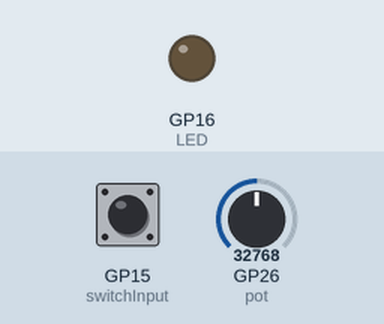
Simulated run of this program. Board: Raspberry Pi Pico running MicroPython. On the bench: output pins drawn as LEDs (lit = HIGH). The test bench sets the inputs (shaded band); at power-on: GP15 (switchInput) LOW, GP26 (pot) = 32768 (analog values on the 0–65535 scale).

Above: at 1.2 s.
1.3 s: GP15 (switchInput) pulled HIGH for 0.15 s
At 1.7 s:
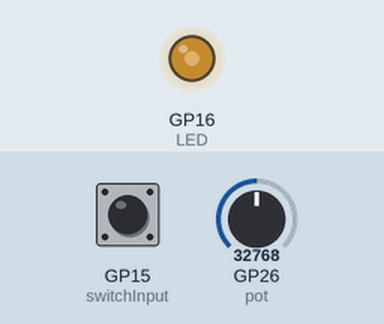
2.9 s: GP26 (pot) set to 45874
At 3.4 s:
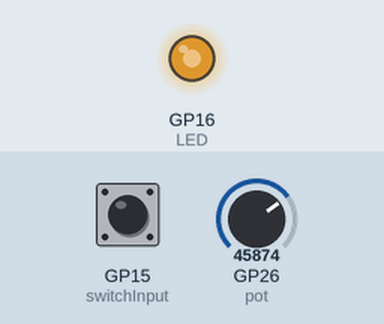
4.4 s: GP26 (pot) set to 57670
At 5.6 s:
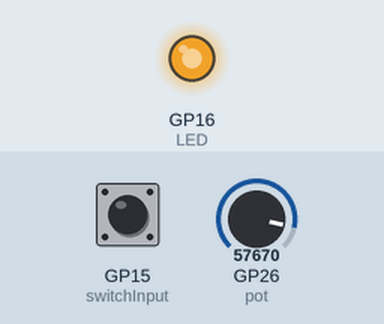
5.9 s: GP26 (pot) set to 7864
At 6.9 s:
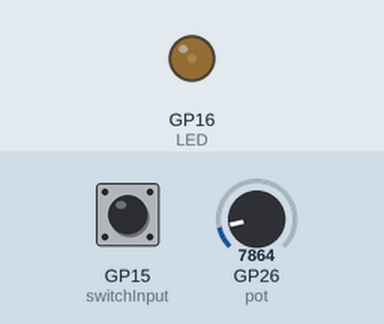
7.4 s: GP15 (switchInput) pulled HIGH for 1 s
At 8.8 s:
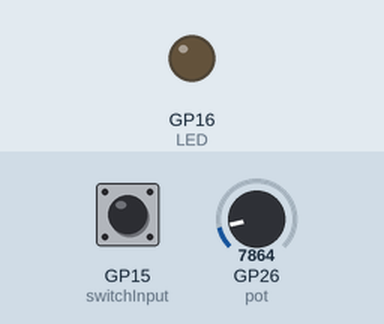
9.9 s: GP15 (switchInput) pulled HIGH for 3.2 s
At 13.6 s:
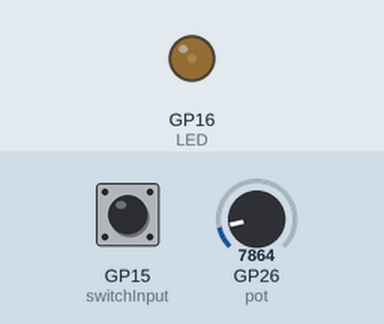
Timing chart, 0 to 15.1 s (numbered marks = the images above; inputs shaded):
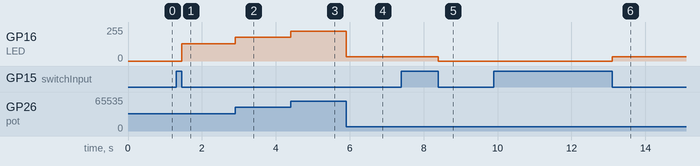

The program:

Experiment03.py
```python
'''
Kitronik Inventor's Kit Exp 3
Switch on and off an LED via an interrupt, and change its brightness in relation to a variable resistor input.

A switch is connected to 3V3 Out and GP15.
This triggers an interrupt on the falling edge (i.e. when it has been pressed and released).
The interrupt toggles a variable which is used to turn on or off the PWM output on GP16.

The LED brightness is controlled by PWM on GP16. The variable resistor is read into Analogue input A0,
and its value is transferred to the PWM output.
'''
import machine

switchInput = machine.Pin(15, machine.Pin.IN, machine.Pin.PULL_DOWN) # Setup GP15 as the button input pin
LED = machine.PWM(machine.Pin(16)) # Setup GP16 as the LED pin with a PWM output
pot = machine.ADC(26) # Setup the analogue (A0) on GP26 with a human-readable name

buttonState = False # This variable tracks the button clicks.

# This is the interrupt routine that is attached to GP15 and triggers when the button is released.
def switch_IRQHandler(pin):
    global buttonState
    buttonState = not(buttonState)

# Attach the interrupt routine to the switch input
switchInput.irq(trigger=machine.Pin.IRQ_FALLING, handler=switch_IRQHandler)

while True:
    potValue = pot.read_u16() # This variable reads the voltage that the potentiometer is adjusted to
    # Now decide what to do.
    if (buttonState): # Then we want to turn on the LED
        LED.duty_u16(potValue) # Turn the LED on to the value of the potentiometer
    else:
        LED.duty_u16(0) # Turn the LED off
```

Measured:
- after the input at 1.3 s, GP16 (LED): 0/255 → 128/255 after 0.15 s
- after the input at 2.9 s, GP16 (LED): 128/255 → 178/255 at once
- after the input at 4.4 s, GP16 (LED): 178/255 → 224/255 at once
- after the input at 5.9 s, GP16 (LED): 224/255 → 31/255 at once
- after the input at 7.4 s, GP16 (LED): 31/255 → 0/255 after 1.0 s
- after the input at 9.9 s, GP16 (LED): 0/255 → 31/255 after 3.2 s
